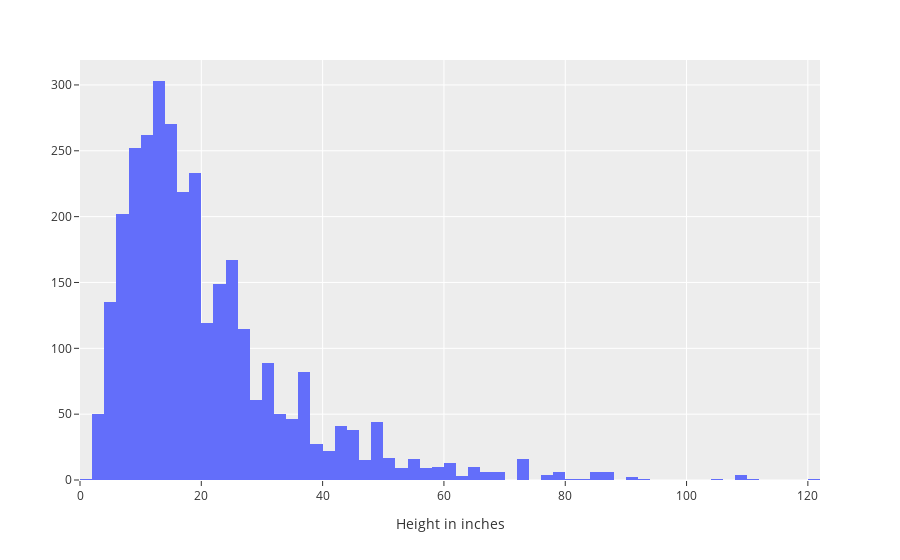

Write notebook code for a chart like this one.
### Code cell
fig = px.histogram(DF, x = 'Height_in')
fig.update_layout(template = 'ggplot2',
                  xaxis_title='Height in inches',
                  yaxis_title='')
fig.show()

### Figure 1 — Plotly figure (JSON) as saved in the notebook; plotly's stock layout.template omitted (floating-point values rounded to 4 significant figures; data arrays with more than 128 entries replaced by an {"elided": "..."} marker saying what was removed)
{"data": [{"bingroup": "x", "hovertemplate": "Height_in=%{x}<br>count=%{y}<extra></extra>", "legendgroup": "", "marker": {"color": "#636efa", "pattern": {"shape": ""}}, "name": "", "orientation": "v", "showlegend": false, "type": "histogram", "x": {"elided": "3393 float values"}, "xaxis": "x", "yaxis": "y"}], "layout": {"barmode": "relative", "legend": {"tracegroupgap": 0}, "margin": {"t": 60}, "xaxis": {"anchor": "y", "domain": [0, 1], "title": {"text": "Height in inches"}}, "yaxis": {"anchor": "x", "domain": [0, 1], "title": {"text": ""}}}}
